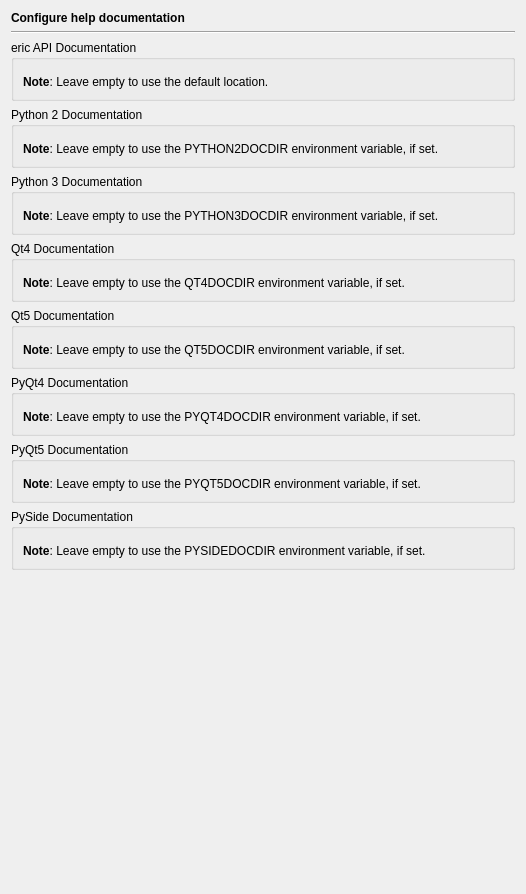
<?xml version="1.0" encoding="UTF-8"?>
<ui version="4.0">
 <class>HelpDocumentationPage</class>
 <widget class="QWidget" name="HelpDocumentationPage">
  <property name="geometry">
   <rect>
    <x>0</x>
    <y>0</y>
    <width>526</width>
    <height>894</height>
   </rect>
  </property>
  <layout class="QVBoxLayout" name="verticalLayout">
   <item>
    <widget class="QLabel" name="headerLabel">
     <property name="text">
      <string>&lt;b&gt;Configure help documentation&lt;/b&gt;</string>
     </property>
    </widget>
   </item>
   <item>
    <widget class="Line" name="line17">
     <property name="frameShape">
      <enum>QFrame::HLine</enum>
     </property>
     <property name="frameShadow">
      <enum>QFrame::Sunken</enum>
     </property>
     <property name="orientation">
      <enum>Qt::Horizontal</enum>
     </property>
    </widget>
   </item>
   <item>
    <widget class="QGroupBox" name="groupBox_9">
     <property name="title">
      <string>eric API Documentation</string>
     </property>
     <layout class="QVBoxLayout" name="verticalLayout_9">
      <item>
       <widget class="E5PathPicker" name="ericDocDirPicker" native="true">
        <property name="sizePolicy">
         <sizepolicy hsizetype="Expanding" vsizetype="Preferred">
          <horstretch>0</horstretch>
          <verstretch>0</verstretch>
         </sizepolicy>
        </property>
        <property name="focusPolicy">
         <enum>Qt::StrongFocus</enum>
        </property>
        <property name="toolTip">
         <string>Enter the eric documentation directory</string>
        </property>
       </widget>
      </item>
      <item>
       <widget class="QLabel" name="textLabel1_8_2_2_6">
        <property name="text">
         <string>&lt;b&gt;Note&lt;/b&gt;: Leave empty to use the default location.</string>
        </property>
        <property name="wordWrap">
         <bool>true</bool>
        </property>
       </widget>
      </item>
     </layout>
    </widget>
   </item>
   <item>
    <widget class="QGroupBox" name="groupBox_5">
     <property name="title">
      <string>Python 2 Documentation</string>
     </property>
     <layout class="QVBoxLayout" name="verticalLayout_2">
      <item>
       <widget class="E5PathPicker" name="python2DocDirPicker" native="true">
        <property name="sizePolicy">
         <sizepolicy hsizetype="Expanding" vsizetype="Preferred">
          <horstretch>0</horstretch>
          <verstretch>0</verstretch>
         </sizepolicy>
        </property>
        <property name="focusPolicy">
         <enum>Qt::StrongFocus</enum>
        </property>
        <property name="toolTip">
         <string>Enter the Python 2 documentation directory</string>
        </property>
       </widget>
      </item>
      <item>
       <widget class="QLabel" name="textLabel1_8_3">
        <property name="text">
         <string>&lt;b&gt;Note&lt;/b&gt;: Leave empty to use the PYTHON2DOCDIR environment variable, if set.</string>
        </property>
        <property name="wordWrap">
         <bool>true</bool>
        </property>
       </widget>
      </item>
     </layout>
    </widget>
   </item>
   <item>
    <widget class="QGroupBox" name="groupBox_4">
     <property name="title">
      <string>Python 3 Documentation</string>
     </property>
     <layout class="QVBoxLayout" name="verticalLayout_3">
      <item>
       <widget class="E5PathPicker" name="pythonDocDirPicker" native="true">
        <property name="sizePolicy">
         <sizepolicy hsizetype="Expanding" vsizetype="Preferred">
          <horstretch>0</horstretch>
          <verstretch>0</verstretch>
         </sizepolicy>
        </property>
        <property name="focusPolicy">
         <enum>Qt::StrongFocus</enum>
        </property>
        <property name="toolTip">
         <string>Enter the Python 3 documentation directory</string>
        </property>
       </widget>
      </item>
      <item>
       <widget class="QLabel" name="textLabel1_8_2">
        <property name="text">
         <string>&lt;b&gt;Note&lt;/b&gt;: Leave empty to use the PYTHON3DOCDIR environment variable, if set.</string>
        </property>
        <property name="wordWrap">
         <bool>true</bool>
        </property>
       </widget>
      </item>
     </layout>
    </widget>
   </item>
   <item>
    <widget class="QGroupBox" name="groupBox_6">
     <property name="title">
      <string>Qt4 Documentation</string>
     </property>
     <layout class="QVBoxLayout" name="verticalLayout_4">
      <item>
       <widget class="E5PathPicker" name="qt4DocDirPicker" native="true">
        <property name="sizePolicy">
         <sizepolicy hsizetype="Expanding" vsizetype="Preferred">
          <horstretch>0</horstretch>
          <verstretch>0</verstretch>
         </sizepolicy>
        </property>
        <property name="focusPolicy">
         <enum>Qt::StrongFocus</enum>
        </property>
        <property name="toolTip">
         <string>Enter the Qt4 documentation directory</string>
        </property>
       </widget>
      </item>
      <item>
       <widget class="QLabel" name="textLabel1_8_2_2_2">
        <property name="text">
         <string>&lt;b&gt;Note&lt;/b&gt;: Leave empty to use the QT4DOCDIR environment variable, if set.</string>
        </property>
        <property name="wordWrap">
         <bool>true</bool>
        </property>
       </widget>
      </item>
     </layout>
    </widget>
   </item>
   <item>
    <widget class="QGroupBox" name="groupBox_8">
     <property name="title">
      <string>Qt5 Documentation</string>
     </property>
     <layout class="QVBoxLayout" name="verticalLayout_5">
      <item>
       <widget class="E5PathPicker" name="qt5DocDirPicker" native="true">
        <property name="sizePolicy">
         <sizepolicy hsizetype="Expanding" vsizetype="Preferred">
          <horstretch>0</horstretch>
          <verstretch>0</verstretch>
         </sizepolicy>
        </property>
        <property name="focusPolicy">
         <enum>Qt::StrongFocus</enum>
        </property>
        <property name="toolTip">
         <string>Enter the Qt5 documentation directory</string>
        </property>
       </widget>
      </item>
      <item>
       <widget class="QLabel" name="textLabel1_8_2_2_4">
        <property name="text">
         <string>&lt;b&gt;Note&lt;/b&gt;: Leave empty to use the QT5DOCDIR environment variable, if set.</string>
        </property>
        <property name="wordWrap">
         <bool>true</bool>
        </property>
       </widget>
      </item>
     </layout>
    </widget>
   </item>
   <item>
    <widget class="QGroupBox" name="groupBox_7">
     <property name="title">
      <string>PyQt4 Documentation</string>
     </property>
     <layout class="QVBoxLayout" name="verticalLayout_6">
      <item>
       <widget class="E5PathPicker" name="pyqt4DocDirPicker" native="true">
        <property name="sizePolicy">
         <sizepolicy hsizetype="Expanding" vsizetype="Preferred">
          <horstretch>0</horstretch>
          <verstretch>0</verstretch>
         </sizepolicy>
        </property>
        <property name="focusPolicy">
         <enum>Qt::StrongFocus</enum>
        </property>
        <property name="toolTip">
         <string>Enter the PyQt4 documentation directory</string>
        </property>
       </widget>
      </item>
      <item>
       <widget class="QLabel" name="textLabel1_8_2_2_3">
        <property name="text">
         <string>&lt;b&gt;Note&lt;/b&gt;: Leave empty to use the PYQT4DOCDIR environment variable, if set.</string>
        </property>
        <property name="wordWrap">
         <bool>true</bool>
        </property>
       </widget>
      </item>
     </layout>
    </widget>
   </item>
   <item>
    <widget class="QGroupBox" name="pyqt5Group">
     <property name="title">
      <string>PyQt5 Documentation</string>
     </property>
     <layout class="QVBoxLayout" name="verticalLayout_7">
      <item>
       <widget class="E5PathPicker" name="pyqt5DocDirPicker" native="true">
        <property name="sizePolicy">
         <sizepolicy hsizetype="Expanding" vsizetype="Preferred">
          <horstretch>0</horstretch>
          <verstretch>0</verstretch>
         </sizepolicy>
        </property>
        <property name="focusPolicy">
         <enum>Qt::StrongFocus</enum>
        </property>
        <property name="toolTip">
         <string>Enter the PyQt5 documentation directory</string>
        </property>
       </widget>
      </item>
      <item>
       <widget class="QLabel" name="textLabel1_8_2_2_5">
        <property name="text">
         <string>&lt;b&gt;Note&lt;/b&gt;: Leave empty to use the PYQT5DOCDIR environment variable, if set.</string>
        </property>
        <property name="wordWrap">
         <bool>true</bool>
        </property>
       </widget>
      </item>
     </layout>
    </widget>
   </item>
   <item>
    <widget class="QGroupBox" name="pysideGroup">
     <property name="title">
      <string>PySide Documentation</string>
     </property>
     <layout class="QVBoxLayout" name="verticalLayout_8">
      <item>
       <widget class="E5PathPicker" name="pysideDocDirPicker" native="true">
        <property name="sizePolicy">
         <sizepolicy hsizetype="Expanding" vsizetype="Preferred">
          <horstretch>0</horstretch>
          <verstretch>0</verstretch>
         </sizepolicy>
        </property>
        <property name="focusPolicy">
         <enum>Qt::StrongFocus</enum>
        </property>
        <property name="toolTip">
         <string>Enter the PySide documentation directory</string>
        </property>
       </widget>
      </item>
      <item>
       <widget class="QLabel" name="textLabel1_8_2_2">
        <property name="text">
         <string>&lt;b&gt;Note&lt;/b&gt;: Leave empty to use the PYSIDEDOCDIR environment variable, if set.</string>
        </property>
        <property name="wordWrap">
         <bool>true</bool>
        </property>
       </widget>
      </item>
     </layout>
    </widget>
   </item>
   <item>
    <spacer>
     <property name="orientation">
      <enum>Qt::Vertical</enum>
     </property>
     <property name="sizeHint" stdset="0">
      <size>
       <width>479</width>
       <height>41</height>
      </size>
     </property>
    </spacer>
   </item>
  </layout>
 </widget>
 <customwidgets>
  <customwidget>
   <class>E5PathPicker</class>
   <extends>QWidget</extends>
   <header>E5Gui/E5PathPicker.h</header>
   <container>1</container>
  </customwidget>
 </customwidgets>
 <tabstops>
  <tabstop>ericDocDirPicker</tabstop>
  <tabstop>python2DocDirPicker</tabstop>
  <tabstop>pythonDocDirPicker</tabstop>
  <tabstop>qt4DocDirPicker</tabstop>
  <tabstop>qt5DocDirPicker</tabstop>
  <tabstop>pyqt4DocDirPicker</tabstop>
  <tabstop>pyqt5DocDirPicker</tabstop>
  <tabstop>pysideDocDirPicker</tabstop>
 </tabstops>
 <resources/>
 <connections/>
</ui>
